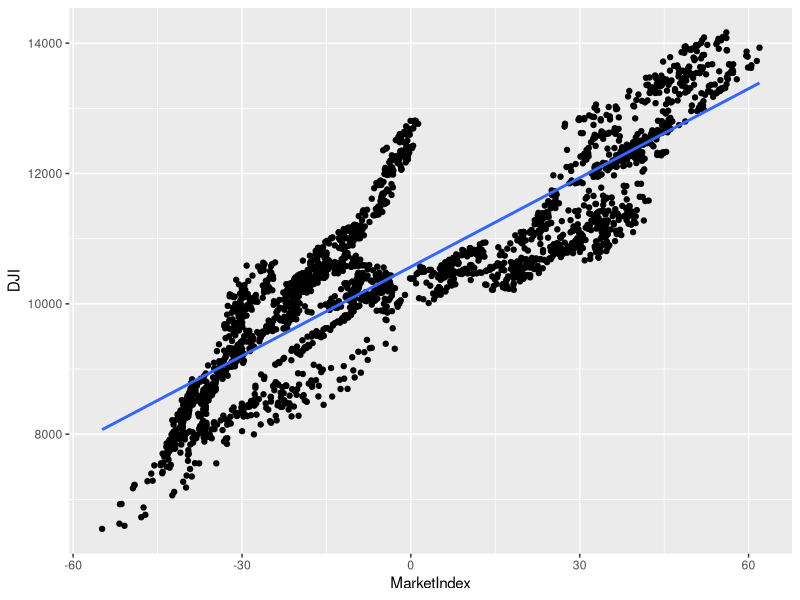

R code for this plot: (Note: this script raises an error after producing the figure.)
library("lubridate")
library("reshape")
library("ggplot2")

prices <- read.csv('stock_prices.csv')

prices[1, ]
# Date Stock Close
#1 2011-05-25 DTE 51.12
# データの中身の確認用
# print(prices[1, ])

# lubridateライブラリーを使って、日付をエンコードする
prices <- transform(prices, Date = ymd(Date))
# 以下2行では、不要なデータを削除
# subset関数で、不要なもの以外のデータを抽出している
prices <- subset(prices, Date != ymd('2002-02-01'))
prices <- subset(prices, Stock != 'DDR')

# pricesを扱い形にやすい変換する
# 銘柄ごとに列を分ける
# DataとStockの値をとして持ち、Closeを行の値としてもつ
data.stock.matrix <- cast(prices, Date ~ Stock, value = 'Close')

# dim関数でdata.stock.matrixの行と列の長さを出す
# dim(data.stock.matrix)
# print(data.stock.matrix)

# cor関数は相関関係を求める関数
# data.stock.matrixの2~最後までの列の相関を求める
# cor関数では、1列目と1列目の相関、1列目と2列目の相関、1列目と3列目の相関....という感じで
# それぞれの行の相関を行列の形で出してくれる
cor.matrix <- cor(data.stock.matrix[,2:ncol(data.stock.matrix)])

# print(cor.matrix)

# as.numericで行列を数値型に変換する
# ちなみに、as.characterを使えば、文字列型に変換できる
correlations <- as.numeric(cor.matrix)

plotCorrelations <- ggplot(data.frame(Correlation = correlations),
          aes(x = Correlation, fill = 1)) +
    geom_density()
    # opts関数でなぜかエラーになるのでコメントアウト
    # + opts(legend.position = 'none')

# cor関数の結果である、相関係数の発生頻度が視覚化される
# 正の密度が高ければ、いい感じのデータを選べている
# print(plotCorrelations)

# 行列のpcaは、princomp関数を使うだけで求められる
pca <- princomp(data.stock.matrix[,2:ncol(data.stock.matrix)])

# print(pca)

# pcaの結果からloadingの列を抽出する
# 固有ベクトルが$loadingに入っている
principal.component <- pca$loading[,1]
loadings <- as.numeric(principal.component)

loadings.plot <- ggplot(data.frame(Loading = loadings),
          aes(x = Loading, fill = 1)) +
      geom_density()
      # + opts(legend.posirion = 'none')

# print(loadings.plot)

# predict関数を使って、pcaを1行に要約する
market.index <- predict(pca)[,1]

# print(market.index)

dji.prices <- read.csv('DJI.csv')
# dji.pricesのDataをymd(Date)で変換する
dji.prices <- transform(dji.prices, Date = ymd(Date))

# print(dji.prices)

# データの期間が長すぎるので必要な期間だけ取り出す
dji.prices <- subset(dji.prices, Date > ymd('2001-12-31'))
dji.prices <- subset(dji.prices, Date != ymd('2002-02-01'))

# rev関数を使ってデーtを逆の並び順にする
dji <- with(dji.prices, rev(Close))
dates <- with(dji.prices, rev(Date))

# pcaとdjiを合わせたdata.frame型を作成する

comparison <- data.frame(Date = dates, MarketIndex = market.index, DJI = dji)

comparison.plot <- ggplot(comparison, aes(x = MarketIndex, y = DJI)) +
  geom_point() +
  geom_smooth(method = 'lm', se = FALSE)

# この結果では、DJIとmaeketindexが負の相関を持ってしまう
print(comparison.plot)

comparison <- transform(comparison, MarketIndex = -1 * MarketIndex)

comparison.ggplot <- ggplot(comparison, aes(x = MarketIndex, y = DJI)) +
  geom_point() +
  geom_smooth(method = 'lm', se = FALSE)

# print(comparison.ggplot)

alt.comparison <- melt(comparison, id.vars = 'Date')
name(alt.comparison) <- c('Date', 'Index', 'Price')

ggplot(alt.comparison, aes(x = Date, y = Price, group = Index, color = Index)) +
  geom_point() +
  geom_line()

comparison <- transform(comparisonMarketIndex = -scale(MarketIndex))

comparison <- transform(comparisonDJI = scale(DJI))
alt.comparison <- melt(comparison, id.vars = 'Date')
names(alt.comparison) <- c('Date', 'Index', 'Price')

p <- ggplot(alt.comparison, aes(x = Date, y = Price, group = Index, color = Index)) +
  geom_point() +
  geom_line()

print(p)
